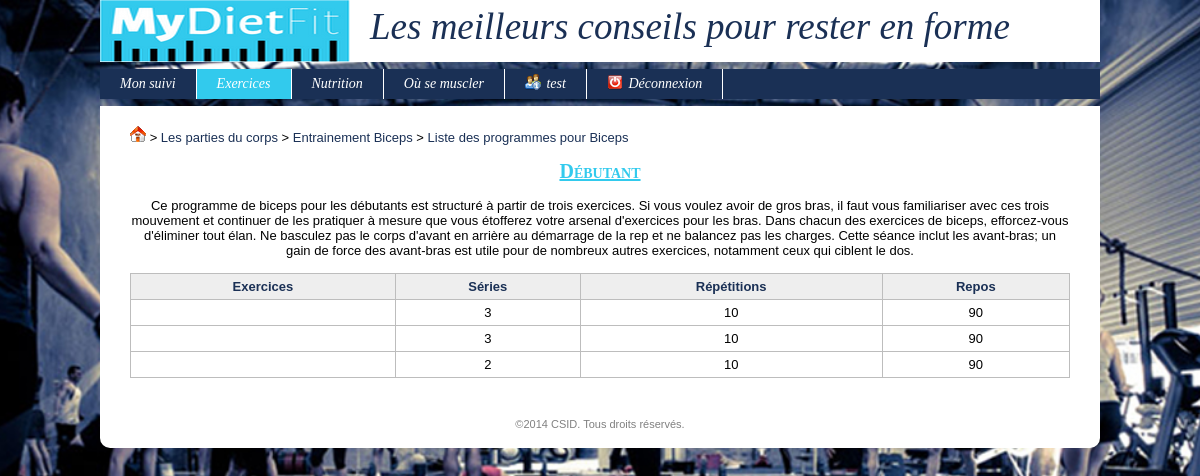
Page /index.php?uc=exercice&action=v_pgrm&idPgrm=1 (signed in) on the committed database.
### tables this page shows
CREATE TABLE IF NOT EXISTS `partiecorps` (
  `idPartieCorps` int(11) unsigned NOT NULL AUTO_INCREMENT,
  `libelle` varchar(45) NOT NULL DEFAULT '',
  `descEx` varchar(1000) NOT NULL DEFAULT '',
  `descPgrm` varchar(1000) NOT NULL DEFAULT '',
  PRIMARY KEY (`idPartieCorps`)
);

CREATE TABLE IF NOT EXISTS `programme` (
  `idProgramme` int(11) unsigned NOT NULL AUTO_INCREMENT,
  `niveau` varchar(45) NOT NULL DEFAULT '',
  `idPartieCorps` int(11) unsigned NOT NULL,
  `description` varchar(3000) NOT NULL DEFAULT '',
  PRIMARY KEY (`idProgramme`),
  KEY `idPartieCorps` (`idPartieCorps`)
);

CREATE TABLE IF NOT EXISTS `x_programme_exercice` (
  `idProgramme` int(10) unsigned NOT NULL DEFAULT '0',
  `idFicheExercice` int(11) unsigned NOT NULL DEFAULT '0',
  `serie` int(11) unsigned NOT NULL DEFAULT '0',
  `repetition` int(11) unsigned NOT NULL DEFAULT '0',
  `repos` int(11) unsigned NOT NULL DEFAULT '0',
  `ordre` int(11) unsigned NOT NULL DEFAULT '0',
  PRIMARY KEY (`idProgramme`,`idFicheExercice`),
  KEY `FK_x_programme_exercice_2` (`idFicheExercice`)
);

### config.inc.php (called while the page is built, shortened)
<?php
$_CONFIG = array
(
	"DB_ServerHost" => "localhost",
	"DB_Username" => "root",
    "DB_Password" => "",
    "DB_Database" => "mydietfit_bdd",
    "DIR_Control" => "controleurs/",
    "DIR_View" => "vues/",
    "DIR_Model" => "modules/fonctions/php/",
    "DIR_Dynamic" => "modules/fonctions/js/",
    "DIR_XML" => "modules/fonctions/xml/",
    "DIR_Plugin" => "modules/plugins/",
    "DIR_CSS" => "modules/themes/",
    "DIR_Attachment" => "ressources/documents/",
    "DIR_Image" => "ressources/images/",
	"EML_Envoi" => false,
	"EML_ServerSMTP" => "",
	"EML_PortSMTP" => "",
);
?>

### modules/fonctions/php/generale.inc.php (called while the page is built, shortened)
<?php
function connexion()
{
	global $_CONFIG;
	$hote = $_CONFIG['DB_ServerHost'];
	$login = $_CONFIG['DB_Username'];
	$mdp = $_CONFIG['DB_Password'];
	$bd = $_CONFIG['DB_Database'];
	$connexion = @mysql_connect($hote, $login, $mdp) or die("<u>Erreur SQL (Connexion au serveur impossible)</u>: ".mysql_error()." <br>");
	return $connexion;
}
function getRequest($nomChamp, $elseValue = null)
{
	return (isset($_REQUEST[$nomChamp]) && $_REQUEST[$nomChamp]) ? $_REQUEST[$nomChamp] : $elseValue;
}
function getMySqlString($champ, $elseValue = null, $noCote = 0)
{
	$cote = ($noCote) ? null : "'";
	if(isset($champ) && $champ) $result = $cote.mysql_real_escape_string($champ, connexion()).$cote;
	else if(is_null($champ) || $champ == "") $result = "NULL";
	else $result = $cote.mysql_real_escape_string($elseValue, connexion()).$cote;
	return $result;
}
?>

### modules/fonctions/php/programme.inc.php (called while the page is built, shortened)
<?php
function getUnProgramme($idProgramme)
{
	$req = "SELECT * FROM programme where idProgramme = ".getMySqlString($idProgramme);
	$conx = connexion();
	$res = mysql_query($req, $conx) or die ("<u>Erreur SQL (getUnProgramme)</u>: ".mysql_error()." <br>");
	$unProgramme = mysql_fetch_assoc($res);
	return $unProgramme;
}
?>

### modules/fonctions/php/partieCorps.inc.php (called while the page is built, shortened)
<?php
function getUnePartieCorps($idPartieCorps)
{
	$req = "SELECT * FROM partiecorps where idPartieCorps = ".getMySqlString($idPartieCorps);
	$conx = connexion();
	$res = mysql_query($req, $conx) or die ("<u>Erreur SQL (getUnePartieCorps)</u>: ".mysql_error()." <br>");
	$unePartieCorps = mysql_fetch_assoc($res);
	return $unePartieCorps;
}
?>

### modules/fonctions/php/x_programme_exercice.inc.php (called while the page is built, shortened)
<?php
function getUnProgrammeExercice($idProgramme, $idFicheExercice = null)
{
	$req = "SELECT * FROM x_programme_exercice where idProgramme = ".getMySqlString($idProgramme);
	$req .= " ORDER BY ordre";
	$conx = connexion();
	$res = mysql_query($req, $conx) or die ("<u>Erreur SQL (getUnProgrammeExercice)</u>: ".mysql_error()." <br>");
	$unProgrammeExercice = array();
	$ligne = mysql_fetch_assoc($res);
	while($ligne != false)
	{
		$unProgrammeExercice[] = $ligne;
		$ligne = mysql_fetch_assoc($res);
	}
	return $unProgrammeExercice;
}
?>

### vues/exercices/v_pgrm.php (the view)
<p><?php echo $unProgramme['description'] ?></p> <br>
<?php if(isset($unProgrammeExercice)) { ?>
	<table>
		<tr>
			<th>Exercices</th>
			<th>Séries</th>
			<th>Répétitions</th>
			<th>Repos</th>
		</tr>
		<?php foreach($unProgrammeExercice as $uneLigne) {
		$idExercice = $uneLigne['idFicheExercice'];
		$unExercice = getUnExercice($idExercice);
		$titre = $unExercice['titre'];
		$serie = $uneLigne['serie'];
		$repetition = $uneLigne['repetition'];
		$repos = $uneLigne['repos'];
		$paramTD = "onClick=document.location.href='index.php?uc=exercice&action=v_exercice&idExercice=$idExercice' title=\"Cliquez ici pour voir l'exercice\"";
		echo "	<tr class='ligneTableau'>
					<td $paramTD>$titre</td>
					<td $paramTD>$serie</td>
					<td $paramTD>$repetition</td>
					<td $paramTD>$repos</td>
				</tr>";
		} ?>
	</table>
<?php } ?>

### vues/v_filAriane.php (shortened to what this page needs)
<?php
$home = "<a href='index.php?uc=identif&action=index'><img src='$_CONFIG[DIR_Image]home.gif'></a>";
$niveau1 = "<a href='index.php?uc=exercice&action=lstExercice'>Les parties du corps</a>";
echo "<div style='text-align:justify'>";
if($action == "v_pgrm") {
	$idProgramme = getRequest('idPgrm');
	$unProgramme = getUnProgramme($idProgramme);
	$idPartieCorps = $unProgramme['idPartieCorps'];
	$unePartieCorps = getUnePartieCorps($idPartieCorps);
	$libelle = $unePartieCorps['libelle'];
	$niveau2 = "<a href='index.php?uc=exercice&action=entrainement&idPartieCorps=$idPartieCorps'>Entrainement $libelle</a>";
	$lstPgrm = "<a href='index.php?uc=exercice&action=lstPgrm&idPartieCorps=$idPartieCorps'>Liste des programmes pour $libelle</a>";
	echo $home." > ".$niveau1." > ".$niveau2." > ".$lstPgrm;
}
echo "</div><br>";
?>

### vues/v_headTitre.php
<h2> <?php echo $titre; ?> </h2> <br>

### rows in the picture
partiecorps: libelle "Biceps"
programme: niveau "Débutant", description "Ce programme de biceps pour les débutants est structuré à partir de trois exercices. Si vous voulez avoir de gros bras, il faut vous familiariser avec ces trois mouvement et continuer de les pratiquer à mesure que vous étofferez votre arsenal d'exercices pour les bras. Dans chacun des exercices de biceps, efforcez-vous d'éliminer tout élan. Ne basculez pas le corps d'avant en arrière au démarrage de la rep et ne balancez pas les charges. Cette séance inclut les avant-bras; un gain de force des avant-bras est utile pour de nombreux autres exercices, notamment ceux qui ciblent le dos."
x_programme_exercice: serie "3", repetition "10", repos "90"
x_programme_exercice: serie "3", repetition "10", repos "90"
x_programme_exercice: serie "2", repetition "10", repos "90"

### other values in the picture
$_SESSION['login'] "test"
